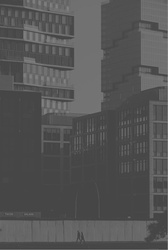
#> input picture src.jpg, 168 x 250 px, shrunk from 860 x 1276 before the run
$ python sds.py
#> lines starting #> are read from the running program, lines starting #| are printed output that depends on the picture
"""
generate_histograms.py

Reads the original image and the processed output images produced by
ApplyFilters.java and generates a histogram comparison figure.

Usage:
    python generate_histograms.py <original_image>

Example:
    python generate_histograms.py src.jpg
"""

import sys
import numpy as np
import matplotlib.pyplot as plt
import matplotlib.ticker as ticker
from PIL import Image

def load_gray(path):
#> called with path = 'src.jpg'
    return np.array(Image.open(path).convert('L')).flatten()

def plot_hist(ax, pixels, title):
#> called with pixels = array of shape (42000,), title = 'Original Image'
    counts, _ = np.histogram(pixels, bins=256, range=(0, 255))
#> counts = 256 values, max 8297 at index 70, min 0 at index 0, mean 164.1
    ax.bar(range(256), counts, color='#1a1a2e', width=1.0)
    ax.set_xlim(0, 255)
    ax.set_xlabel('Pixel Intensity')
    ax.set_ylabel('Frequency')
    ax.set_title(title)
    ax.yaxis.set_major_formatter(
        ticker.FuncFormatter(lambda x, _: f'{int(x/1000)}k' if x >= 1000 else str(int(x)))
    )
    ax.spines['top'].set_visible(False)
    ax.spines['right'].set_visible(False)

if __name__ == '__main__':
    original_path = sys.argv[1] if len(sys.argv) > 1 else 'src.jpg'

    outputs = [
        ('out_sequential.jpg',        'Sequential'),
        ('out_multithreaded.jpg',      'Multithreaded'),
        ('out_threadpool.jpg',         'Thread Pool'),
        ('out_forkjoin.jpg',           'Fork/Join'),
        ('out_completablefuture.jpg',  'CompletableFuture'),
    ]

    # --- Figure 1: Original vs Sequential (main comparison) ---
    fig, axes = plt.subplots(1, 2, figsize=(12, 4))
    fig.suptitle(f'Histogram Equalization — {original_path}', fontsize=13, fontweight='bold')
    plot_hist(axes[0], load_gray(original_path), 'Original Image')
    plot_hist(axes[1], load_gray('docs/images/out_sequential.jpg'), 'Processed Image (Sequential)')
#> call 2 of load_gray, with path = 'docs/images/out_sequential.jpg'
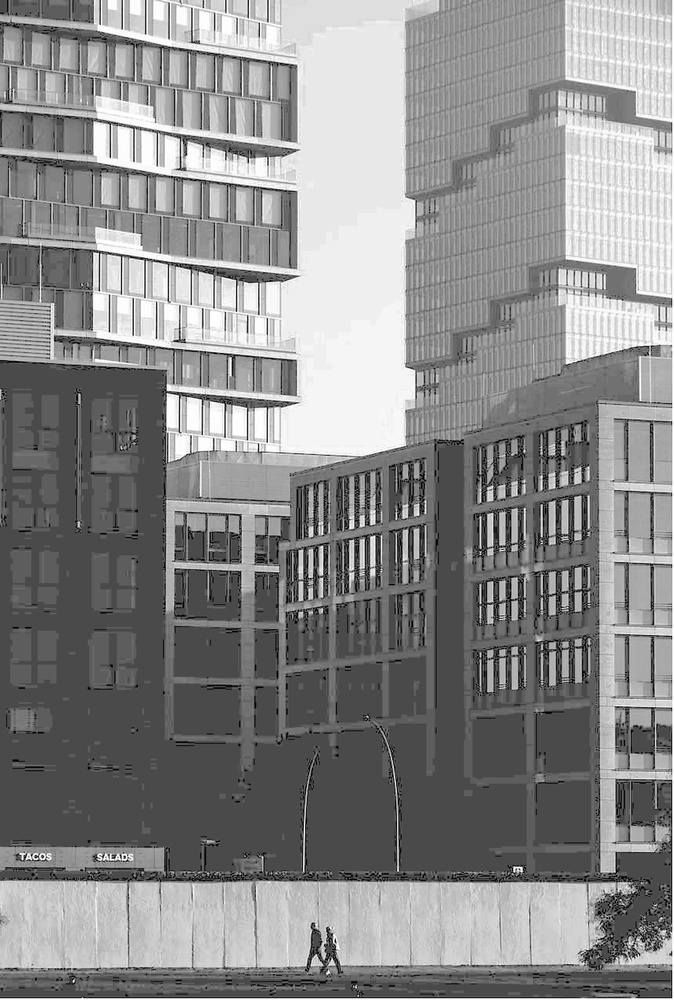
#> input picture out_sequential.jpg, 674 x 1000 px, shrunk from 3440 x 5104 before the run, found by its file name
    plt.tight_layout()
    plt.savefig('histogram_comparison.png', dpi=150, bbox_inches='tight')
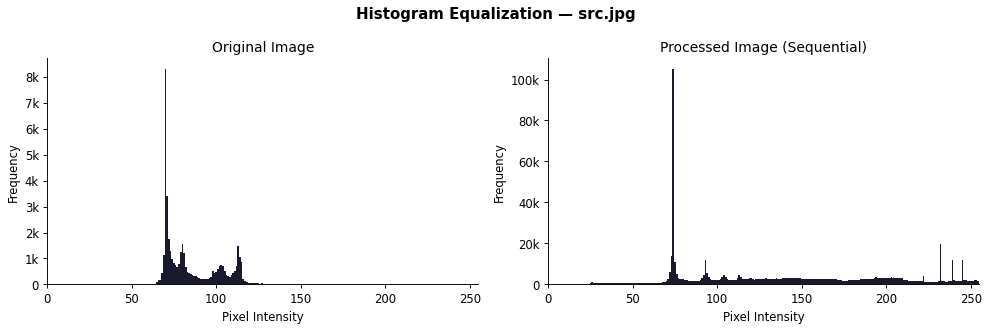
#> figure drawn by matplotlib, 2 panels; panel 1: tallest bar 8297 high, from x = 69.5 to 70.5; panel 2: tallest bar 105105 high, from x = 73.5 to 74.5
    print('Saved: histogram_comparison.png')

    # --- Figure 2: All implementations side by side ---
    fig2, axes2 = plt.subplots(2, 3, figsize=(16, 8))
    fig2.suptitle('Histogram — All Implementations', fontsize=13, fontweight='bold')
    axes2_flat = axes2.flatten()

    plot_hist(axes2_flat[0], load_gray(original_path), 'Original')
    for idx, (filename, label) in enumerate(outputs):
        plot_hist(axes2_flat[idx + 1], load_gray(filename), label)

    plt.tight_layout()
    plt.savefig('histogram_all_implementations.png', dpi=150, bbox_inches='tight')
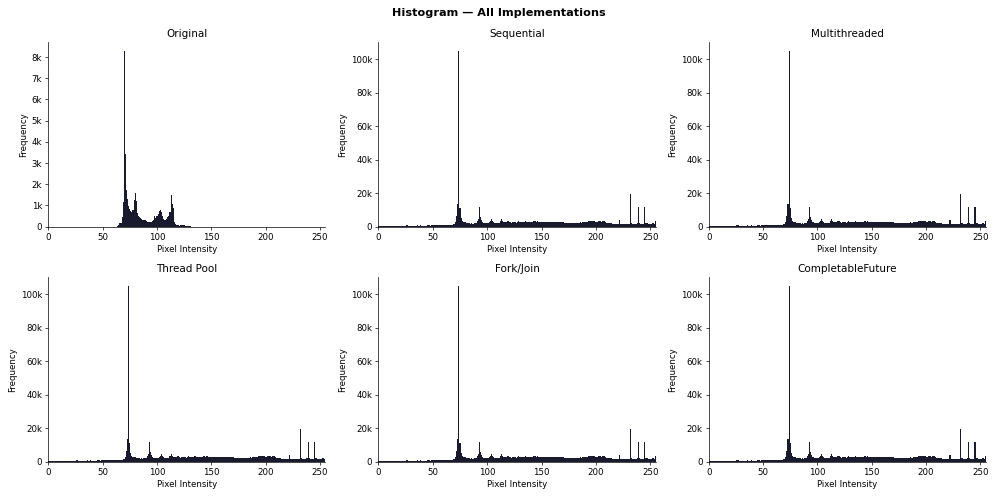
#> figure drawn by matplotlib, 6 panels; panel 1: tallest bar 8297 high, from x = 69.5 to 70.5; panel 2: tallest bar 105105 high, from x = 73.5 to 74.5; panel 3: tallest bar 105105 high, from x = 73.5 to 74.5; panel 4: tallest bar 105105 high, from x = 73.5 to 74.5
    print('Saved: histogram_all_implementations.png')
    plt.show()
